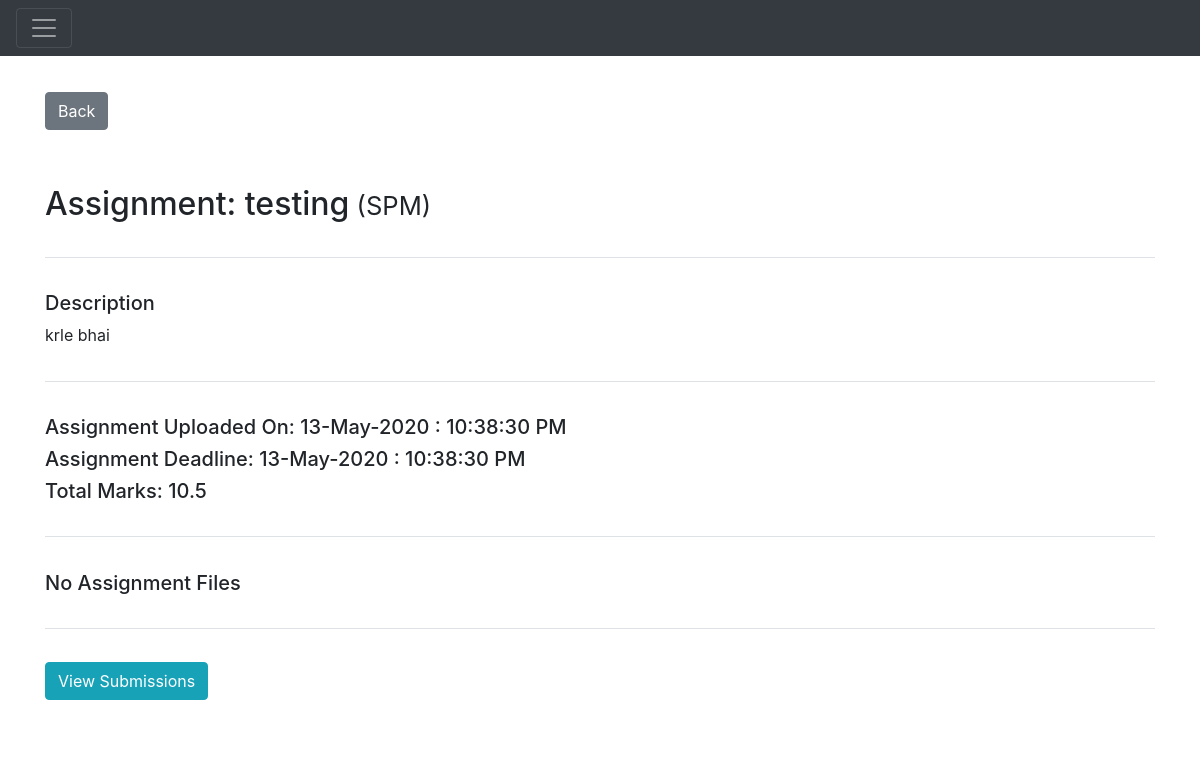
Before: /assignments/detail/1 (signed in) with the older database file.
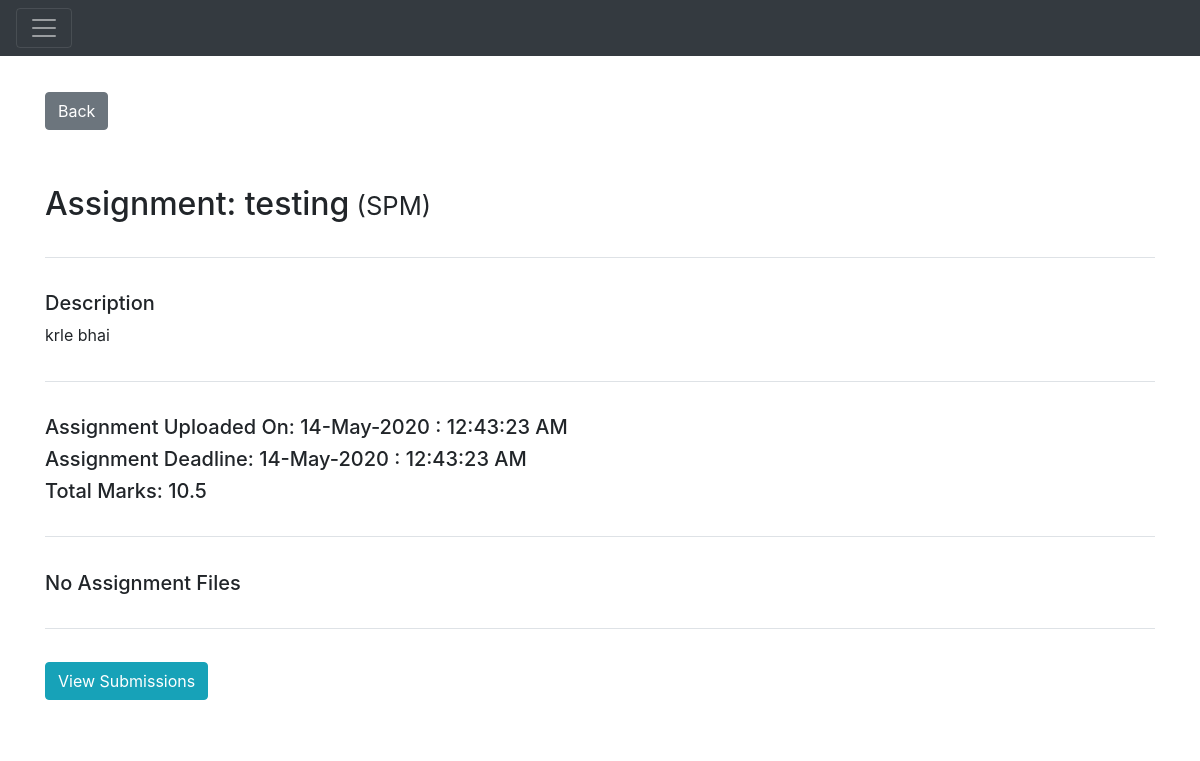
After: the same page with the newer database file.
### Application/models.py (models this page shows)
class Assignment(db.Model):
    __tablename__ = "assignments"
    assignmentId = db.Column(
        db.Integer,
        primary_key=True,
        autoincrement=True
    )
    assignmentName = db.Column(
        db.String(120),
        nullable=False
    )
    assignmentDesc = db.Column(
        db.String(255),
        nullable=False
    )
    assignmentDeadline = db.Column(
        db.DateTime
    )
    courseId = db.Column(db.Integer, db.ForeignKey('courses.courseId'))
    course = relationship("Course", backref="assignments")
    totalMarks = db.Column(db.Float, nullable=False)
    uploadDateTime = db.Column(db.DateTime, nullable=False)

### Application/assignments.py (the view)
@app.route('/assignments/detail/<id>', methods=['GET'])
def getAssignmentDetailById(id):
    assignment = models.Assignment.query.filter_by(assignmentId=id).first()
    if not assignment:
        flash('Assignment did not exist')
        return redirect('/home')
    isTeacher = models.Enrollment.query.filter_by(courseId=assignment.courseId, userId=session[
        'id']).first().enrollmentRole == models.EnrollmentRole.Teacher
    return render_template('assignment_detail.html', assignment=assignment, isTeacher=isTeacher)

### Application/templates/assignment_detail.html (shortened to what this page needs)
{% extends 'main.html' %}
{% block head %}
{{ super() }}
{% endblock %}
{% block body %}
{{ super() }}
<div class="container" style="margin-top: 3%">
    <a class="btn btn-secondary" href={{url_for('getAssignmentsByCourse' ,id=assignment.courseId) }}>Back</a>
    <div class="page-header" style="margin: 2% 0%; padding: 3% 0% 0% 0%;">
      <h2>Assignment: {{ assignment.assignmentName }}<small> ({{ assignment.course.courseName }})</small></h2>
    </div>
    <div>
        <div class="border-top" style="margin: 3% 0%; padding: 3% 0% 0% 0%;">
            <h5>Description</h5>
            <p>{{assignment.assignmentDesc }}</p>
        </div>
        <div class="border-top" style="margin: 3% 0%; padding: 3% 0% 0% 0%;">
            <h5>Assignment Uploaded On: {{ assignment.uploadDateTime.strftime('%d-%b-%Y : %I:%M:%S %p') }}</h5>
            <h5>Assignment Deadline: {{ assignment.assignmentDeadline.strftime('%d-%b-%Y : %I:%M:%S %p') }}</h5>
            <h5>Total Marks: {{ assignment.totalMarks }}</h5>
        </div>
        <div class="border-top" style="margin: 3% 0%; padding: 3% 0% 0% 0%;">
            {% if assignment.assignmentFiles|length >= 1 %}
            <h5>Assignment Files [Click to 💾]</h5>
            <div class="list-group">
            {% for file in assignment.assignmentFiles %}
                <a class="list-group-item list-group-item-action" href = {{ url_for('downloadAssignment' ,id=file.assignmentFileId)}}>{{ file.fileName }}</a>
            {% endfor %}
            </div>
            {% else %}
            <h5>No Assignment Files</h5>
            {% endif %}
        </div>
        <div class="border-top" style="padding: 3% 0%;">
            <a class="btn btn-info" href= {{ url_for('assignmentSubmission',id=assignment.assignmentId) }}>
                View Submissions
            </a>
        </div>
    </div>
</div>
{% endblock %}

Changed rows visible on the page:
changed Assignment "testing": uploadDateTime "13-May-2020 : 10:38:30 PM" → "14-May-2020 : 12:43:23 AM"; assignmentDeadline "13-May-2020 : 10:38:30 PM" → "14-May-2020 : 12:43:23 AM"
